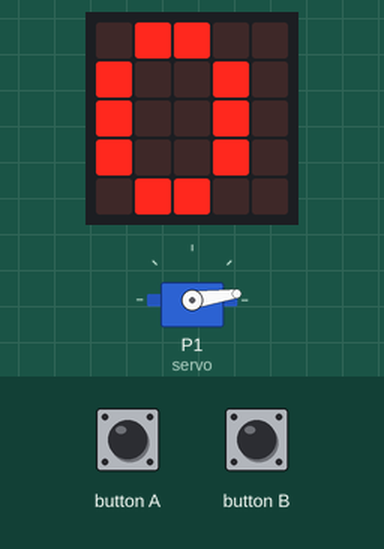
Recording of a program running on a simulated BBC micro:bit running MicroPython. Shown: servo, the board's 5×5 LED display. Servo angles are drawn from the pulse width (0.5 ms = 0°, 2.5 ms = 180°).

Above: at 0.1 s.
At 1.1 s:
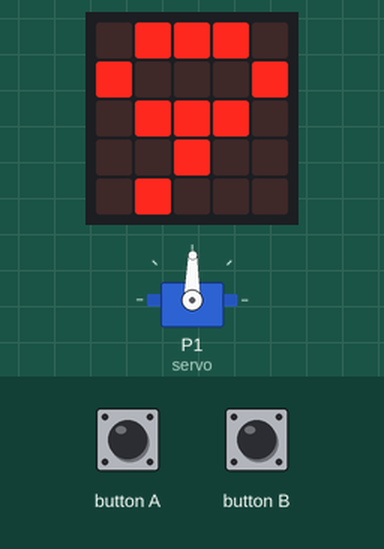
At 2.1 s:
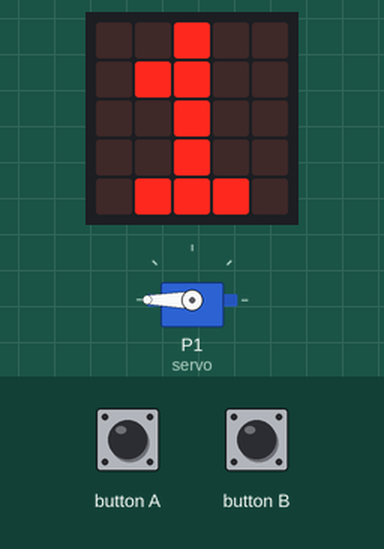
Timing chart, 0 to 130.0 s (numbered marks = the images above):
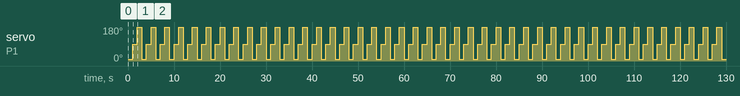

Measured:
- by itself, servo on P1 (servo): repeats every 3.0 s: 180° 1.0 s, 8° 1.0 s, 89° 1.0 s
- what the display in image 1 shows lasts 1.0 s, from 1.0 s to 2.0 s

The program:

mai2.py
```python
from microbit import *

display.clear()

servo=pin1
servo_period=20
degree0=int(1024/servo_period*0.6)
degree90=int(1024/servo_period*1.5)
degree180=int(1024/servo_period*2.5)

servo.set_analog_period(servo_period)
servo.write_analog(degree0)

while True:
    servo.write_analog(degree0)
    display.show("0")
    sleep(1000)
    servo.write_analog(degree90)
    display.show("9")
    sleep(1000)
    servo.write_analog(degree180)
    display.show("1")
    sleep(1000)
```
